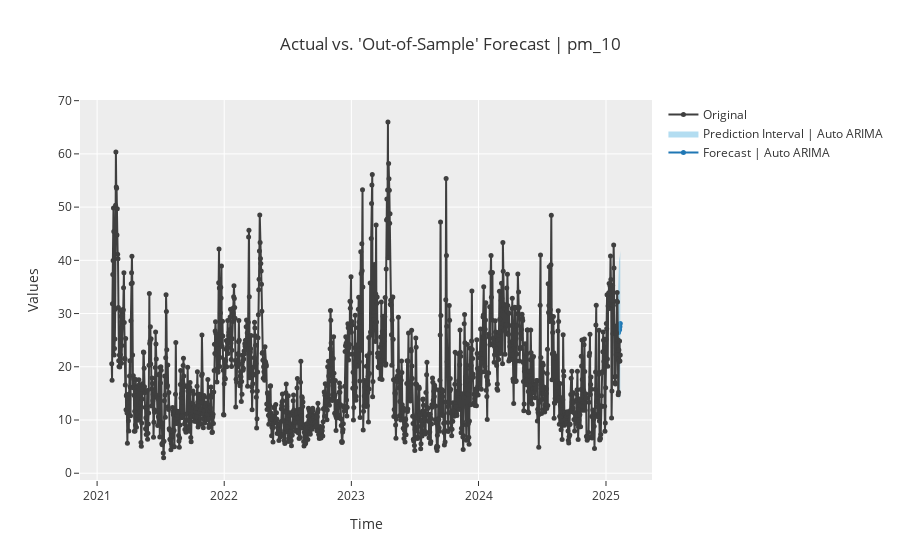

Notebook cell for this chart:
### Code cell
plot_model(tuned_dt, plot = 'forecast') # data_kwargs = {'fh' : 7}

### Figure 1 — Plotly figure (JSON) as saved in the notebook; plotly's stock layout.template omitted (floating-point values rounded to 4 significant figures; data arrays with more than 128 entries replaced by an {"elided": "..."} marker saying what was removed)
{"data": [{"line": {"color": "#1f77b4"}, "marker": {"size": 5}, "mode": "lines+markers", "name": "Forecast | Auto ARIMA", "showlegend": true, "type": "scatter", "x": ["2025-02-05T00:00:00", "2025-02-06T00:00:00", "2025-02-07T00:00:00", "2025-02-08T00:00:00", "2025-02-09T00:00:00", "2025-02-10T00:00:00", "2025-02-11T00:00:00"], "y": [26.53, 26.43, 27.5, 27.92, 26.95, 27.53, 28.11]}, {"line": {"width": 0}, "marker": {"color": "#68BBE3"}, "mode": "lines", "name": "Lower Interval", "showlegend": false, "type": "scatter", "x": ["2025-02-05T00:00:00", "2025-02-06T00:00:00", "2025-02-07T00:00:00", "2025-02-08T00:00:00", "2025-02-09T00:00:00", "2025-02-10T00:00:00", "2025-02-11T00:00:00"], "y": [18.1, 15.4, 15.28, 15.08, 13.74, 14.07, 14.46]}, {"fill": "tonexty", "fillcolor": "rgba(104,187,227,0.5)", "line": {"width": 0}, "marker": {"color": "#68BBE3"}, "mode": "lines", "name": "Prediction Interval | Auto ARIMA", "showlegend": true, "type": "scatter", "x": ["2025-02-05T00:00:00", "2025-02-06T00:00:00", "2025-02-07T00:00:00", "2025-02-08T00:00:00", "2025-02-09T00:00:00", "2025-02-10T00:00:00", "2025-02-11T00:00:00"], "y": [34.97, 37.45, 39.71, 40.76, 40.17, 41.0, 41.77]}, {"marker": {"color": "#3f3f3f", "size": 5}, "mode": "lines+markers", "name": "Original", "showlegend": true, "type": "scatter", "x": {"elided": "1461 str values"}, "y": {"elided": "1461 float values"}}], "layout": {"showlegend": true, "title": {"text": "Actual vs. 'Out-of-Sample' Forecast | pm_10"}, "xaxis": {"title": {"text": "Time"}}, "yaxis": {"title": {"text": "Values"}}}}
